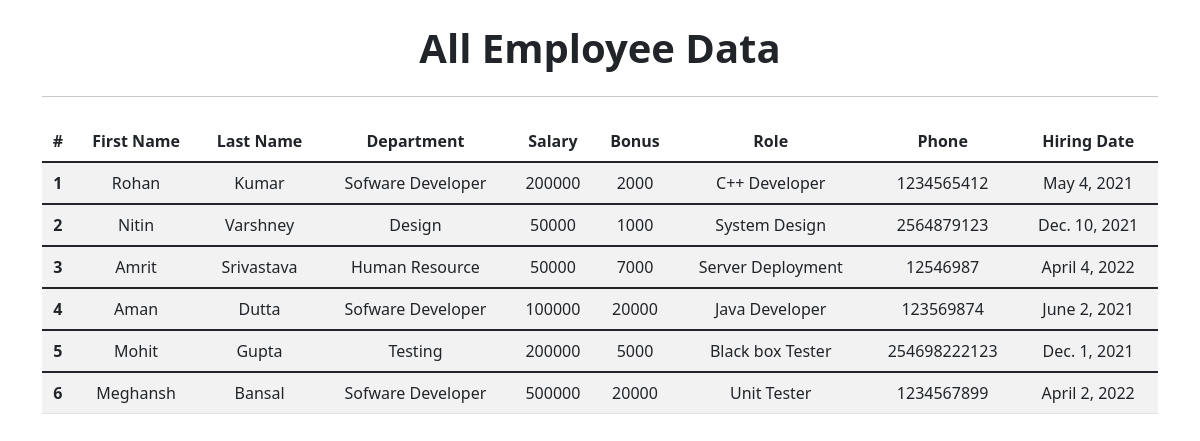
Before: /view_all/ with the older database file.
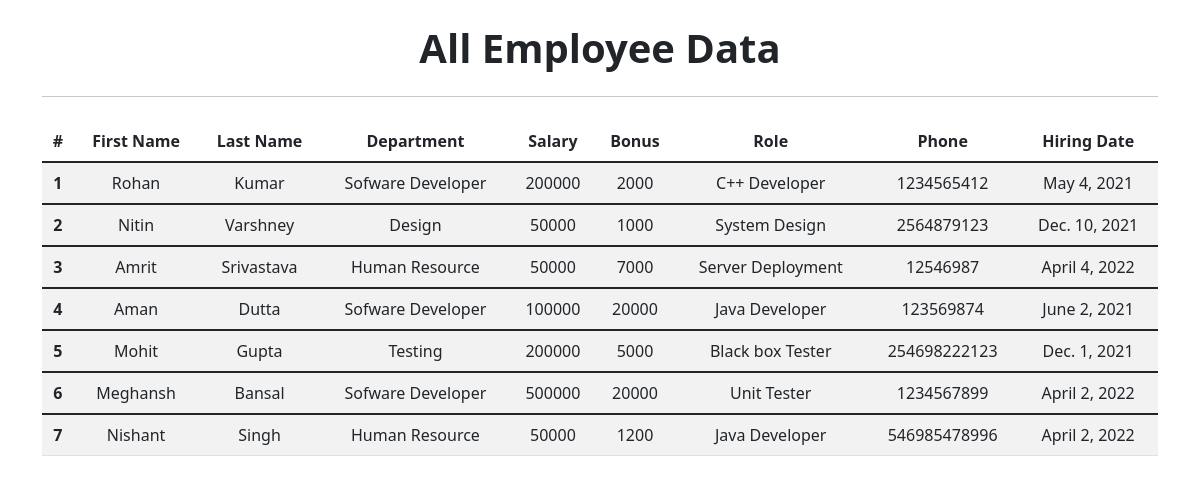
After: the same page with the newer database file.
### emp_app/models.py (models this page shows, shortened)
class Employee(models.Model):
    first_name = models.CharField(max_length=200, null=False, default="")
    last_name = models.CharField(max_length=200, null=False, default="")
    dept = models.ForeignKey(Department, on_delete=models.CASCADE)
    salary = models.IntegerField(default=0)
    bonus = models.IntegerField(default=0)
    role = models.ForeignKey(Role, on_delete=models.CASCADE)
    phone = models.IntegerField()
    hire_date = models.DateField()

class Department(models.Model):
    name = models.CharField(max_length=100)

class Role(models.Model):
    name = models.CharField(max_length=100)

### emp_app/views.py (the view)
# urls.py: path('view_all/', views.view, name='view'),
def view(request):
    emp = Employee.objects.all()
    context = {"emps": emp, }
    return render(request, 'view_all.html', context=context)

### emp_app/templates/view_all.html (shortened to what this page needs)
<!doctype html>
<html lang="en">
<head>
    <link href="https://cdn.jsdelivr.net/npm/bootstrap@5.1.3/dist/css/bootstrap.min.css" rel="stylesheet"
>
</head>
<body>
    <div class="container" style="text-align: center;">
        <h1 class="my-4 fw-bold">All Employee Data</h1>
        <hr>
        <table class="table table-striped my-4">
            <thead>
                <tr>
                    <th scope="col">#</th>
                    <th scope="col">First Name</th>
                    <th scope="col">Last Name</th>
                    <th scope="col">Department</th>
                    <th scope="col">Salary</th>
                    <th scope="col">Bonus</th>
                    <th scope="col">Role</th>
                    <th scope="col">Phone</th>
                    <th scope="col">Hiring Date</th>
                </tr>
            </thead>
            {% for emp in emps %}
            <tbody>
                <tr>
                    <th scope="row">{{emp.id}}</th>
                    <td>{{emp.first_name}}</td>
                    <td>{{emp.last_name}}</td>
                    <td>{{emp.dept.name}}</td>
                    <td>{{emp.salary}}</td>
                    <td>{{emp.bonus}}</td>
                    <td>{{emp.role.name}}</td>
                    <td>{{emp.phone}}</td>
                    <td>{{emp.hire_date}}</td>
                </tr>
            </tbody>
            {% endfor %}
        </table>
    </div>
</body>
</html>

Changed rows visible on the page:
added Employee: id "7", first_name "Nishant", last_name "Singh", dept.name "Human Resource", salary "50000", bonus "1200", role.name "Java Developer", phone "546985478996", hire_date "April 2, 2022"
